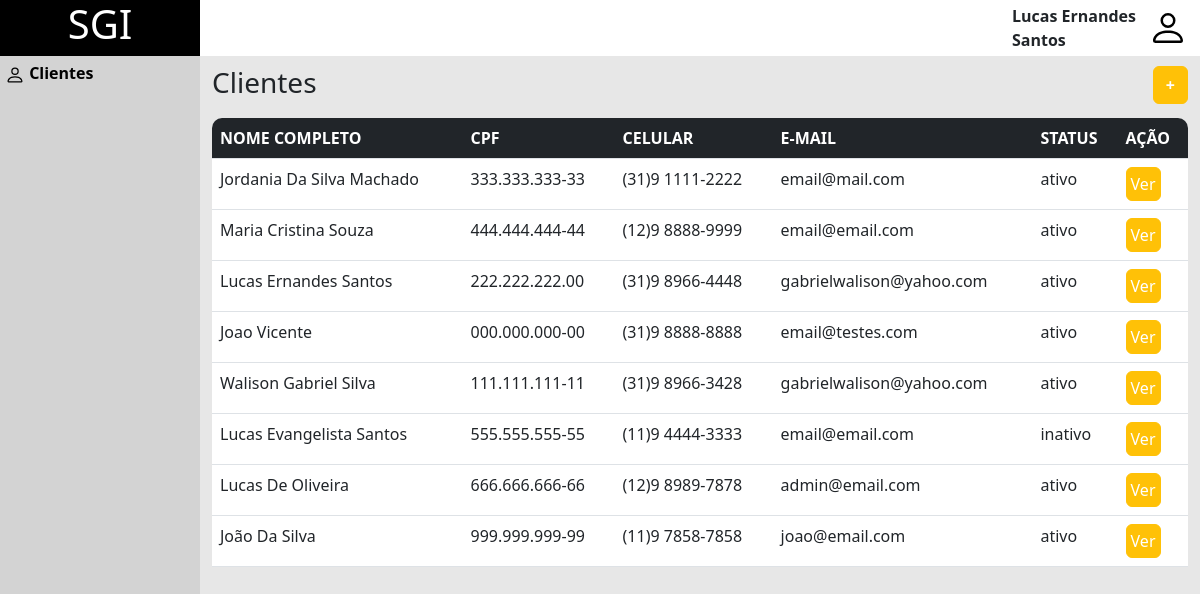
The app's page /ProjetoFinal/php/banco_de_dados.php (signed in) with its own data.
### tables this page shows
CREATE TABLE `clientes` (
  `id` int(11) NOT NULL AUTO_INCREMENT,
  `nome` varchar(45) DEFAULT NULL,
  `cpf` varchar(14) DEFAULT NULL,
  `celular` varchar(15) DEFAULT NULL,
  `email` varchar(30) DEFAULT NULL,
  `status` varchar(10) DEFAULT NULL,
  `genero` varchar(11) DEFAULT NULL,
  `nascimento` date DEFAULT NULL,
  `senha` varchar(12) DEFAULT NULL,
  PRIMARY KEY (`id`)
);

### ProjetoFinal/php/banco_de_dados.php (the view, shortened to what this page needs)
<?php
    include ('conectar_banco.php');
    $result = $mysqli->query("select * from clientes");
    while ($cliente = $result->fetch_assoc()) {
        $listaClientes .= '<tr>
        <td>'.$cliente['nome'].'</td>
        <td>'.$cliente['cpf'].'</td>
        <td>'.$cliente['celular'].'</td>
        <td>'.$cliente['email'].'</td>
        <td>'.$cliente['status'].'</td>
        <td ><a class="btn text-white btn-warning p-1 m-0 " " href="/php/ver.php?cliente_id='.$cliente['id'].'"> Ver </a></td>
    </tr>';
    }
?>
<!DOCTYPE html>
<html lang="pt_br">
<head>
    <link rel="stylesheet" href="../bootstrap/bootstrap.min.css">
    <link rel="stylesheet" href="../css/estilos.css">
</head>
<body onload="EsconderBotao()">
    <header class="container-flex ">
        <div class="row justify-content-between m-0">
            <div class="col-4 col-sm-2 d-flex DivTituloCabecalho justify-content-center">
                <h1 class="TituloCabecalho  ">SGI</h1>
            </div>
            <div class="col-2 col-md-2 d-flex justify-content-end DivUsuarioLogado">
                <span  class="align-self-center SpanUsuarioLogado"><strong><?php echo $_SESSION['usuario'];?></strong></span>
                <span  onclick="Sair()" class="align-self-center SpanImg"><img src="../imagens/person.svg" alt=""></span>
            </div>
        </div>
    </header>
    <main class="container-flex ">
        <div class="row m-0 Conteudos">
            <div class="d-none d-md-block col-md-2  AreaLateral d-flex">
                <span><img src="../imagens/person.svg" alt=""></span>
                <a href="banco_de_dados.php">Clientes</a>
            </div>
            <div class="col-12 col-sm-12 col-md-10 CorpoSistema">
                <div class="d-flex justify-content-between Botoes">
                    <h3>Clientes</h3>
                    <div>
                        <a  class="btn btn-warning BotaoCadastrar align-self-center " href="cadastro.php"><strong>+</strong></a>
                    </div>
                </div>
                <div class=" table-responsive AreaTabela">
                    <table class="table Tabela">
                        <thead class="bg-dark cabecalhoTabela">
                            <tr>
                                <th class="BordaDireita">NOME COMPLETO</th>
                                <th>CPF</th>
                                <th>CELULAR</th>
                                <th>E-MAIL</th>
                                <th>STATUS</th>
                                <th class="BordaEsquerda">AÇÃO</th>
                            </tr>
                        </thead>
                        <tbody>
                            <?php echo $listaClientes; ?>
                        </tbody>
                    </table>
                </div>
            </div>
        </div>
    </main>
</body>
</html>

### ProjetoFinal/css/estilos.css (style rules this page uses)
.DivTituloCabecalho { background: black; color: white; }
.SpanImg > img { width: 40px; margin-left: 10px; }
.BotaoCadastrar { color: white; }
.AreaLateral { padding: 5px; background: lightgray; }
.AreaLateral a { text-decoration: none; color: black; font-weight: bolder; }
.AreaLateral img { width: 20px; }
.Botoes { padding: 10px 0px; }
.CorpoSistema { background-color: rgba(211, 211, 211, 0.548); }
.Conteudos { height: 94vh; }
.cabecalhoTabela { color: white; }
.Tabela { background: white; border-radius: 10px 10px 0px 0px ; }
.BordaDireita { border-radius: 10px 0px 0px 0px; }
.BordaEsquerda { border-radius: 0px 10px 0px 0px; }

### records on screen
clientes: nome "Jordania Da Silva Machado", cpf "333.333.333-33", celular "(31)9 1111-2222", email "email@mail.com", status "ativo"
clientes: nome "Maria Cristina Souza", cpf "444.444.444-44", celular "(12)9 8888-9999", email "email@email.com", status "ativo"
clientes: nome "Lucas Ernandes Santos", cpf "222.222.222.00", celular "(31)9 8966-4448", email "gabrielwalison@yahoo.com", status "ativo"
clientes: nome "Joao Vicente", cpf "000.000.000-00", celular "(31)9 8888-8888", email "email@testes.com", status "ativo"
clientes: nome "Walison Gabriel Silva", cpf "111.111.111-11", celular "(31)9 8966-3428", email "gabrielwalison@yahoo.com", status "ativo"
clientes: nome "Lucas Evangelista Santos", cpf "555.555.555-55", celular "(11)9 4444-3333", email "email@email.com", status "inativo"
clientes: nome "Lucas De Oliveira", cpf "666.666.666-66", celular "(12)9 8989-7878", email "admin@email.com", status "ativo"
clientes: nome "João Da Silva", cpf "999.999.999-99", celular "(11)9 7858-7858", email "joao@email.com", status "ativo"

### other values on screen
$_SESSION['usuario'] "Lucas Ernandes Santos"
